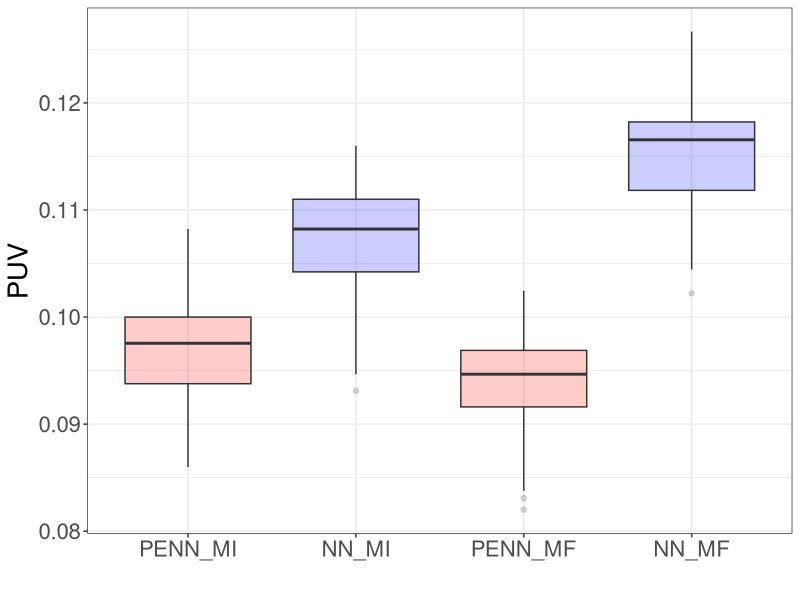

R code for this plot:
library(ggplot2)
library(tidyr)

PENN_MI = c(0.09977778047323227, 0.08933333307504654, 0.09333333373069763, 0.09755555540323257, 0.09355555474758148, 0.09577777981758118, 0.10822222381830215, 0.0860000029206276, 0.10155555605888367, 0.09844444692134857, 0.09977778047323227, 0.10088889300823212, 0.09488888829946518, 0.09577777981758118, 0.10511111468076706, 0.09955555945634842, 0.10444444417953491, 0.09777777642011642, 0.10000000149011612, 0.09066666662693024, 0.09377777576446533, 0.08933333307504654, 0.10511111468076706, 0.10000000149011612, 0.09822222590446472, 0.09533333778381348, 0.10000000149011612, 0.09111110866069794, 0.09888888895511627, 0.09111110866069794, 0.09333333373069763, 0.09577777981758118, 0.09022222459316254, 0.09955555945634842, 0.09377777576446533, 0.10288888961076736, 0.09688889235258102, 0.10088889300823212, 0.10422222316265106, 0.10000000149011612, 0.09422222524881363, 0.09911110997200012, 0.09088888764381409, 0.09755555540323257, 0.10177777707576752, 0.09577777981758118, 0.09155555814504623, 0.10044444352388382, 0.09444444626569748, 0.09533333778381348) 

NN_MI = c(0.108444444835186, 0.09755555540323257, 0.10599999874830246, 0.1120000034570694, 0.11266666650772095, 0.10533333569765091, 0.1142222210764885, 0.09755555540323257, 0.1102222204208374, 0.10822222381830215, 0.1124444454908371, 0.11266666650772095, 0.10822222381830215, 0.10488889366388321, 0.10577777773141861, 0.10822222381830215, 0.109333336353302, 0.11133333295583725, 0.1080000028014183, 0.09311111271381378, 0.1097777783870697, 0.09466666728258133, 0.1111111119389534, 0.10311111062765121, 0.11600000411272049, 0.10155555605888367, 0.1124444454908371, 0.10155555605888367, 0.10955555737018585, 0.10400000214576721, 0.10222222656011581, 0.1106666699051857, 0.10755555331707001, 0.11222222447395325, 0.10688889026641846, 0.11577777564525604, 0.10866666585206985, 0.109333336353302, 0.1102222204208374, 0.1120000034570694, 0.10133333504199982, 0.11400000005960464, 0.10044444352388382, 0.1106666699051857, 0.10688889026641846, 0.10400000214576721, 0.10177777707576752, 0.10777778178453445, 0.10533333569765091, 0.1102222204208374) 

PENN_MF = c(0.09755555540323257, 0.09244444221258163, 0.09244444221258163, 0.09288889169692993, 0.09577777981758118, 0.09755555540323257, 0.09799999743700027, 0.08311111479997635, 0.09755555540323257, 0.09511110931634903, 0.09444444626569748, 0.09733333438634872, 0.09111110866069794, 0.09488888829946518, 0.09733333438634872, 0.09466666728258133, 0.09044444561004639, 0.09355555474758148, 0.09511110931634903, 0.0837777778506279, 0.09244444221258163, 0.0820000022649765, 0.10111111402511597, 0.09066666662693024, 0.09622222185134888, 0.08822222054004669, 0.09888888895511627, 0.09288889169692993, 0.09799999743700027, 0.08888889104127884, 0.09400000423192978, 0.09577777981758118, 0.08933333307504654, 0.09688889235258102, 0.08955555409193039, 0.09688889235258102, 0.09644444286823273, 0.10244444757699966, 0.09466666728258133, 0.09533333778381348, 0.09155555814504623, 0.09822222590446472, 0.09088888764381409, 0.09511110931634903, 0.09844444692134857, 0.09377777576446533, 0.08777777850627899, 0.09577777981758118, 0.09400000423192978, 0.09177777916193008) 

NN_MF = c(0.11555555462837219, 0.12000000476837158, 0.11600000411272049, 0.1137777790427208, 0.11688888818025589, 0.1106666699051857, 0.12266666442155838, 0.10533333569765091, 0.12666666507720947, 0.11822222173213959, 0.12222222238779068, 0.1124444454908371, 0.12133333832025528, 0.11666666716337204, 0.1128888875246048, 0.12155555933713913, 0.11177778244018555, 0.12066666781902313, 0.11444444209337234, 0.10222222656011581, 0.11844444274902344, 0.1097777783870697, 0.11755555868148804, 0.12022222578525543, 0.11222222447395325, 0.11688888818025589, 0.11666666716337204, 0.1115555539727211, 0.11777777969837189, 0.109333336353302, 0.1106666699051857, 0.1097777783870697, 0.10955555737018585, 0.12022222578525543, 0.10711111128330231, 0.11733333766460419, 0.11644444614648819, 0.11866667121648788, 0.11777777969837189, 0.11533333361148834, 0.11622222512960434, 0.11755555868148804, 0.10444444417953491, 0.11955555528402328, 0.11688888818025589, 0.1106666699051857, 0.1120000034570694, 0.11822222173213959, 0.1133333370089531, 0.11666666716337204) 

Excess_Risk = data.frame('PENN_MI' = PENN_MI, 'NN_MI' = NN_MI,
                         'PENN_MF' = PENN_MF, 'NN_MF' = NN_MF)
df_long = Excess_Risk %>%
  pivot_longer(cols = everything(), names_to = "Variable", values_to = "Value")
df_long$Variable = factor(df_long$Variable, levels = c('PENN_MI', 'NN_MI', 'PENN_MF', 'NN_MF'))

ggplot(df_long, aes(x=Variable, y=Value, fill=Variable)) + geom_boxplot(alpha=0.2) + 
  xlab("") + ylab("PUV") + theme_bw() + theme(legend.position = "none", text = element_text(size = 20)) + 
  scale_fill_manual(values = c('PENN_MI' = 'red', 'NN_MI' = 'blue', 'PENN_MF' = 'red', 
                               'NN_MF' = 'blue'))